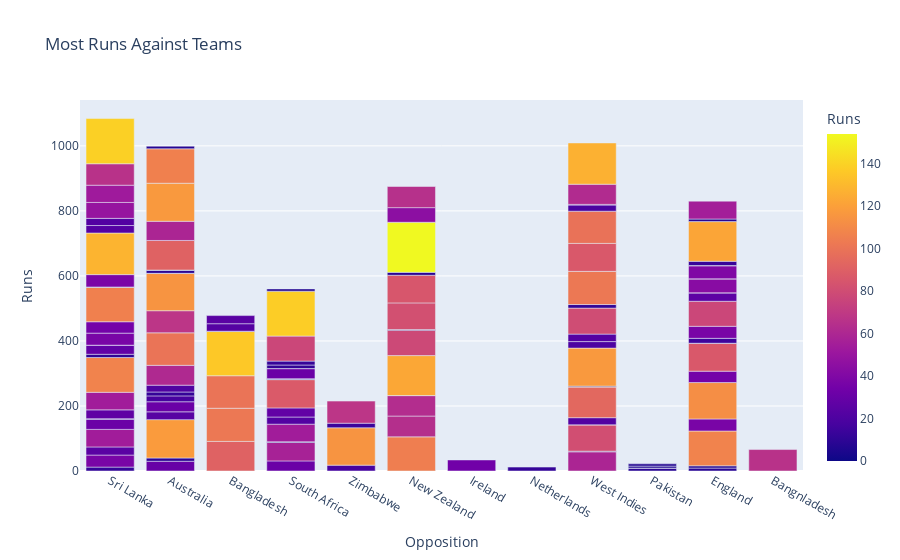

The notebook cell this image was saved under:
### Code cell
figure = px.bar(data, x=data["Opposition"], y = data["Runs"], color = data["Runs"],
            title="Most Runs Against Teams")
figure.show()

### Figure 1 — Plotly figure (JSON) as saved in the notebook; plotly's stock layout.template omitted (floating-point values rounded to 4 significant figures; data arrays with more than 128 entries replaced by an {"elided": "..."} marker saying what was removed)
{"data": [{"alignmentgroup": "True", "hovertemplate": "Opposition=%{x}<br>Runs=%{marker.color}<extra></extra>", "legendgroup": "", "marker": {"color": {"elided": "132 int values"}, "coloraxis": "coloraxis", "pattern": {"shape": ""}}, "name": "", "offsetgroup": "", "orientation": "v", "showlegend": false, "textposition": "auto", "type": "bar", "x": {"elided": "132 str values"}, "xaxis": "x", "y": {"elided": "132 int values"}, "yaxis": "y"}], "layout": {"barmode": "relative", "coloraxis": {"colorbar": {"title": {"text": "Runs"}}, "colorscale": [[0, "#0d0887"], [0.1111, "#46039f"], [0.2222, "#7201a8"], [0.3333, "#9c179e"], [0.4444, "#bd3786"], [0.5556, "#d8576b"], [0.6667, "#ed7953"], [0.7778, "#fb9f3a"], [0.8889, "#fdca26"], [1, "#f0f921"]]}, "legend": {"tracegroupgap": 0}, "title": {"text": "Most Runs Against Teams"}, "xaxis": {"anchor": "y", "domain": [0, 1], "title": {"text": "Opposition"}}, "yaxis": {"anchor": "x", "domain": [0, 1], "title": {"text": "Runs"}}}}
